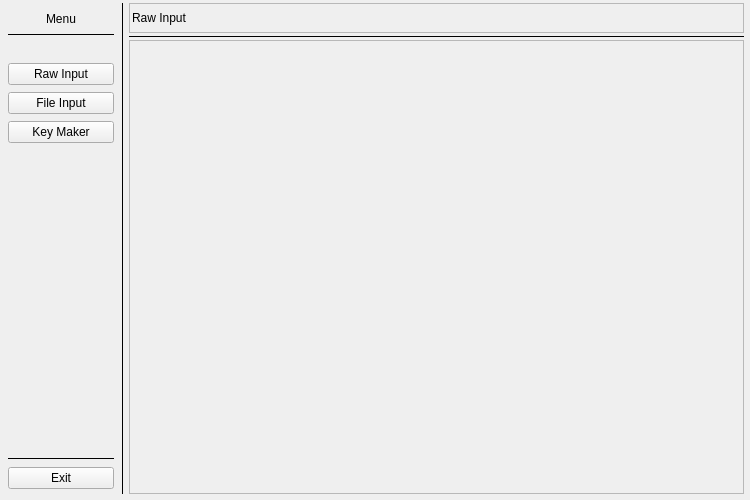
<?xml version="1.0" encoding="UTF-8"?>
<ui version="4.0">
 <class>MainWindow</class>
 <widget class="QMainWindow" name="MainWindow">
  <property name="geometry">
   <rect>
    <x>0</x>
    <y>0</y>
    <width>750</width>
    <height>500</height>
   </rect>
  </property>
  <property name="minimumSize">
   <size>
    <width>750</width>
    <height>400</height>
   </size>
  </property>
  <property name="windowTitle">
   <string>Nested Foam</string>
  </property>
  <property name="locale">
   <locale language="English" country="UnitedStates"/>
  </property>
  <property name="animated">
   <bool>false</bool>
  </property>
  <widget class="QWidget" name="centralwidget">
   <property name="styleSheet">
    <string notr="true"/>
   </property>
   <layout class="QHBoxLayout" name="horizontalLayout_6">
    <property name="spacing">
     <number>5</number>
    </property>
    <property name="leftMargin">
     <number>6</number>
    </property>
    <property name="topMargin">
     <number>3</number>
    </property>
    <property name="rightMargin">
     <number>6</number>
    </property>
    <property name="bottomMargin">
     <number>6</number>
    </property>
    <item>
     <widget class="QFrame" name="frm_left_menu">
      <property name="minimumSize">
       <size>
        <width>110</width>
        <height>400</height>
       </size>
      </property>
      <property name="maximumSize">
       <size>
        <width>110</width>
        <height>16777215</height>
       </size>
      </property>
      <property name="styleSheet">
       <string notr="true"/>
      </property>
      <property name="frameShape">
       <enum>QFrame::NoFrame</enum>
      </property>
      <property name="frameShadow">
       <enum>QFrame::Plain</enum>
      </property>
      <layout class="QVBoxLayout" name="verticalLayout">
       <property name="spacing">
        <number>7</number>
       </property>
       <property name="leftMargin">
        <number>2</number>
       </property>
       <property name="topMargin">
        <number>9</number>
       </property>
       <property name="rightMargin">
        <number>2</number>
       </property>
       <property name="bottomMargin">
        <number>5</number>
       </property>
       <item>
        <widget class="QLabel" name="lbl_menu">
         <property name="maximumSize">
          <size>
           <width>16777215</width>
           <height>50</height>
          </size>
         </property>
         <property name="styleSheet">
          <string notr="true"/>
         </property>
         <property name="text">
          <string>Menu</string>
         </property>
         <property name="alignment">
          <set>Qt::AlignCenter</set>
         </property>
        </widget>
       </item>
       <item>
        <widget class="Line" name="line">
         <property name="frameShadow">
          <enum>QFrame::Plain</enum>
         </property>
         <property name="orientation">
          <enum>Qt::Horizontal</enum>
         </property>
        </widget>
       </item>
       <item>
        <spacer name="verticalSpacer_2">
         <property name="orientation">
          <enum>Qt::Vertical</enum>
         </property>
         <property name="sizeType">
          <enum>QSizePolicy::Minimum</enum>
         </property>
         <property name="sizeHint" stdset="0">
          <size>
           <width>20</width>
           <height>20</height>
          </size>
         </property>
        </spacer>
       </item>
       <item>
        <widget class="QPushButton" name="btn_raw_input">
         <property name="styleSheet">
          <string notr="true"/>
         </property>
         <property name="text">
          <string>Raw Input</string>
         </property>
         <property name="flat">
          <bool>false</bool>
         </property>
        </widget>
       </item>
       <item>
        <widget class="QPushButton" name="btn_file_input">
         <property name="text">
          <string>File Input</string>
         </property>
         <property name="flat">
          <bool>false</bool>
         </property>
        </widget>
       </item>
       <item>
        <widget class="QPushButton" name="btn_key_maker">
         <property name="text">
          <string>Key Maker</string>
         </property>
         <property name="flat">
          <bool>false</bool>
         </property>
        </widget>
       </item>
       <item>
        <spacer name="verticalSpacer">
         <property name="orientation">
          <enum>Qt::Vertical</enum>
         </property>
         <property name="sizeHint" stdset="0">
          <size>
           <width>20</width>
           <height>159</height>
          </size>
         </property>
        </spacer>
       </item>
       <item>
        <widget class="Line" name="line_2">
         <property name="frameShadow">
          <enum>QFrame::Plain</enum>
         </property>
         <property name="orientation">
          <enum>Qt::Horizontal</enum>
         </property>
        </widget>
       </item>
       <item>
        <widget class="QPushButton" name="btn_exit">
         <property name="text">
          <string>Exit</string>
         </property>
         <property name="flat">
          <bool>false</bool>
         </property>
        </widget>
       </item>
      </layout>
     </widget>
    </item>
    <item>
     <widget class="Line" name="line_7">
      <property name="frameShadow">
       <enum>QFrame::Plain</enum>
      </property>
      <property name="orientation">
       <enum>Qt::Vertical</enum>
      </property>
     </widget>
    </item>
    <item>
     <widget class="QStackedWidget" name="stackedWidget">
      <property name="minimumSize">
       <size>
        <width>600</width>
        <height>485</height>
       </size>
      </property>
      <property name="styleSheet">
       <string notr="true"/>
      </property>
      <widget class="QWidget" name="page_raw">
       <layout class="QVBoxLayout" name="verticalLayout_2">
        <property name="spacing">
         <number>2</number>
        </property>
        <property name="leftMargin">
         <number>0</number>
        </property>
        <property name="topMargin">
         <number>0</number>
        </property>
        <property name="rightMargin">
         <number>0</number>
        </property>
        <property name="bottomMargin">
         <number>0</number>
        </property>
        <item>
         <widget class="QFrame" name="frm_top_page_raw">
          <property name="minimumSize">
           <size>
            <width>600</width>
            <height>30</height>
           </size>
          </property>
          <property name="maximumSize">
           <size>
            <width>16777215</width>
            <height>30</height>
           </size>
          </property>
          <property name="frameShape">
           <enum>QFrame::StyledPanel</enum>
          </property>
          <property name="frameShadow">
           <enum>QFrame::Raised</enum>
          </property>
          <layout class="QHBoxLayout" name="horizontalLayout">
           <property name="leftMargin">
            <number>2</number>
           </property>
           <property name="topMargin">
            <number>6</number>
           </property>
           <property name="rightMargin">
            <number>2</number>
           </property>
           <property name="bottomMargin">
            <number>6</number>
           </property>
           <item>
            <widget class="QLabel" name="lbl_top_raw">
             <property name="text">
              <string>Raw Input</string>
             </property>
            </widget>
           </item>
          </layout>
         </widget>
        </item>
        <item>
         <widget class="Line" name="line_4">
          <property name="frameShadow">
           <enum>QFrame::Plain</enum>
          </property>
          <property name="orientation">
           <enum>Qt::Horizontal</enum>
          </property>
         </widget>
        </item>
        <item>
         <widget class="QFrame" name="frm_page_raw">
          <property name="minimumSize">
           <size>
            <width>600</width>
            <height>450</height>
           </size>
          </property>
          <property name="frameShape">
           <enum>QFrame::StyledPanel</enum>
          </property>
          <property name="frameShadow">
           <enum>QFrame::Raised</enum>
          </property>
          <layout class="QVBoxLayout" name="lyt_page_raw">
           <property name="spacing">
            <number>4</number>
           </property>
           <property name="leftMargin">
            <number>2</number>
           </property>
           <property name="topMargin">
            <number>2</number>
           </property>
           <property name="rightMargin">
            <number>2</number>
           </property>
           <property name="bottomMargin">
            <number>4</number>
           </property>
          </layout>
         </widget>
        </item>
       </layout>
      </widget>
      <widget class="QWidget" name="page_file">
       <layout class="QVBoxLayout" name="verticalLayout_7">
        <property name="spacing">
         <number>2</number>
        </property>
        <property name="leftMargin">
         <number>0</number>
        </property>
        <property name="topMargin">
         <number>0</number>
        </property>
        <property name="rightMargin">
         <number>0</number>
        </property>
        <property name="bottomMargin">
         <number>0</number>
        </property>
        <item>
         <widget class="QFrame" name="frm_top_page_file">
          <property name="minimumSize">
           <size>
            <width>600</width>
            <height>30</height>
           </size>
          </property>
          <property name="maximumSize">
           <size>
            <width>16777215</width>
            <height>30</height>
           </size>
          </property>
          <property name="frameShape">
           <enum>QFrame::StyledPanel</enum>
          </property>
          <property name="frameShadow">
           <enum>QFrame::Raised</enum>
          </property>
          <layout class="QHBoxLayout" name="horizontalLayout_4">
           <property name="leftMargin">
            <number>2</number>
           </property>
           <property name="topMargin">
            <number>6</number>
           </property>
           <property name="rightMargin">
            <number>2</number>
           </property>
           <property name="bottomMargin">
            <number>6</number>
           </property>
           <item>
            <widget class="QLabel" name="lbl_top_file">
             <property name="text">
              <string>File Input</string>
             </property>
            </widget>
           </item>
          </layout>
         </widget>
        </item>
        <item>
         <widget class="Line" name="line_5">
          <property name="frameShadow">
           <enum>QFrame::Plain</enum>
          </property>
          <property name="orientation">
           <enum>Qt::Horizontal</enum>
          </property>
         </widget>
        </item>
        <item>
         <widget class="QFrame" name="frm_page_file">
          <property name="minimumSize">
           <size>
            <width>600</width>
            <height>450</height>
           </size>
          </property>
          <property name="frameShape">
           <enum>QFrame::StyledPanel</enum>
          </property>
          <property name="frameShadow">
           <enum>QFrame::Raised</enum>
          </property>
          <layout class="QVBoxLayout" name="lyt_page_file">
           <property name="spacing">
            <number>4</number>
           </property>
           <property name="leftMargin">
            <number>2</number>
           </property>
           <property name="topMargin">
            <number>2</number>
           </property>
           <property name="rightMargin">
            <number>2</number>
           </property>
           <property name="bottomMargin">
            <number>4</number>
           </property>
          </layout>
         </widget>
        </item>
       </layout>
      </widget>
      <widget class="QWidget" name="page_key_maker">
       <layout class="QVBoxLayout" name="verticalLayout_5">
        <property name="spacing">
         <number>2</number>
        </property>
        <property name="leftMargin">
         <number>0</number>
        </property>
        <property name="topMargin">
         <number>0</number>
        </property>
        <property name="rightMargin">
         <number>0</number>
        </property>
        <property name="bottomMargin">
         <number>0</number>
        </property>
        <item>
         <widget class="QFrame" name="frm_top_page_key_maker">
          <property name="minimumSize">
           <size>
            <width>600</width>
            <height>30</height>
           </size>
          </property>
          <property name="maximumSize">
           <size>
            <width>16777215</width>
            <height>30</height>
           </size>
          </property>
          <property name="frameShape">
           <enum>QFrame::StyledPanel</enum>
          </property>
          <property name="frameShadow">
           <enum>QFrame::Raised</enum>
          </property>
          <layout class="QHBoxLayout" name="horizontalLayout_3">
           <property name="leftMargin">
            <number>2</number>
           </property>
           <property name="topMargin">
            <number>6</number>
           </property>
           <property name="rightMargin">
            <number>2</number>
           </property>
           <property name="bottomMargin">
            <number>6</number>
           </property>
           <item>
            <widget class="QLabel" name="lbl_top_key_maker">
             <property name="text">
              <string>Key Maker</string>
             </property>
            </widget>
           </item>
          </layout>
         </widget>
        </item>
        <item>
         <widget class="Line" name="line_6">
          <property name="frameShadow">
           <enum>QFrame::Plain</enum>
          </property>
          <property name="orientation">
           <enum>Qt::Horizontal</enum>
          </property>
         </widget>
        </item>
        <item>
         <widget class="QFrame" name="frm_page_key_maker">
          <property name="minimumSize">
           <size>
            <width>600</width>
            <height>450</height>
           </size>
          </property>
          <property name="frameShape">
           <enum>QFrame::StyledPanel</enum>
          </property>
          <property name="frameShadow">
           <enum>QFrame::Raised</enum>
          </property>
          <layout class="QVBoxLayout" name="lyt_page_key">
           <property name="spacing">
            <number>4</number>
           </property>
           <property name="leftMargin">
            <number>2</number>
           </property>
           <property name="topMargin">
            <number>2</number>
           </property>
           <property name="rightMargin">
            <number>2</number>
           </property>
           <property name="bottomMargin">
            <number>4</number>
           </property>
          </layout>
         </widget>
        </item>
       </layout>
      </widget>
      <widget class="QWidget" name="page_setting">
       <layout class="QVBoxLayout" name="verticalLayout_9">
        <property name="spacing">
         <number>2</number>
        </property>
        <property name="leftMargin">
         <number>0</number>
        </property>
        <property name="topMargin">
         <number>0</number>
        </property>
        <property name="rightMargin">
         <number>0</number>
        </property>
        <property name="bottomMargin">
         <number>0</number>
        </property>
        <item>
         <widget class="QFrame" name="frm_top_page_setting">
          <property name="minimumSize">
           <size>
            <width>600</width>
            <height>30</height>
           </size>
          </property>
          <property name="maximumSize">
           <size>
            <width>16777215</width>
            <height>30</height>
           </size>
          </property>
          <property name="frameShape">
           <enum>QFrame::StyledPanel</enum>
          </property>
          <property name="frameShadow">
           <enum>QFrame::Raised</enum>
          </property>
          <layout class="QHBoxLayout" name="horizontalLayout_5">
           <property name="leftMargin">
            <number>2</number>
           </property>
           <property name="topMargin">
            <number>6</number>
           </property>
           <property name="rightMargin">
            <number>2</number>
           </property>
           <property name="bottomMargin">
            <number>6</number>
           </property>
           <item>
            <widget class="QLabel" name="lbl_top_setting">
             <property name="text">
              <string>Setting</string>
             </property>
            </widget>
           </item>
          </layout>
         </widget>
        </item>
        <item>
         <widget class="Line" name="line_3">
          <property name="frameShadow">
           <enum>QFrame::Plain</enum>
          </property>
          <property name="orientation">
           <enum>Qt::Horizontal</enum>
          </property>
         </widget>
        </item>
        <item>
         <widget class="QFrame" name="frm_page_setting">
          <property name="minimumSize">
           <size>
            <width>600</width>
            <height>450</height>
           </size>
          </property>
          <property name="frameShape">
           <enum>QFrame::StyledPanel</enum>
          </property>
          <property name="frameShadow">
           <enum>QFrame::Raised</enum>
          </property>
          <layout class="QVBoxLayout" name="lyt_page_setting">
           <property name="spacing">
            <number>4</number>
           </property>
           <property name="leftMargin">
            <number>2</number>
           </property>
           <property name="topMargin">
            <number>2</number>
           </property>
           <property name="rightMargin">
            <number>2</number>
           </property>
           <property name="bottomMargin">
            <number>4</number>
           </property>
          </layout>
         </widget>
        </item>
       </layout>
      </widget>
     </widget>
    </item>
   </layout>
  </widget>
 </widget>
 <resources/>
 <connections/>
</ui>
